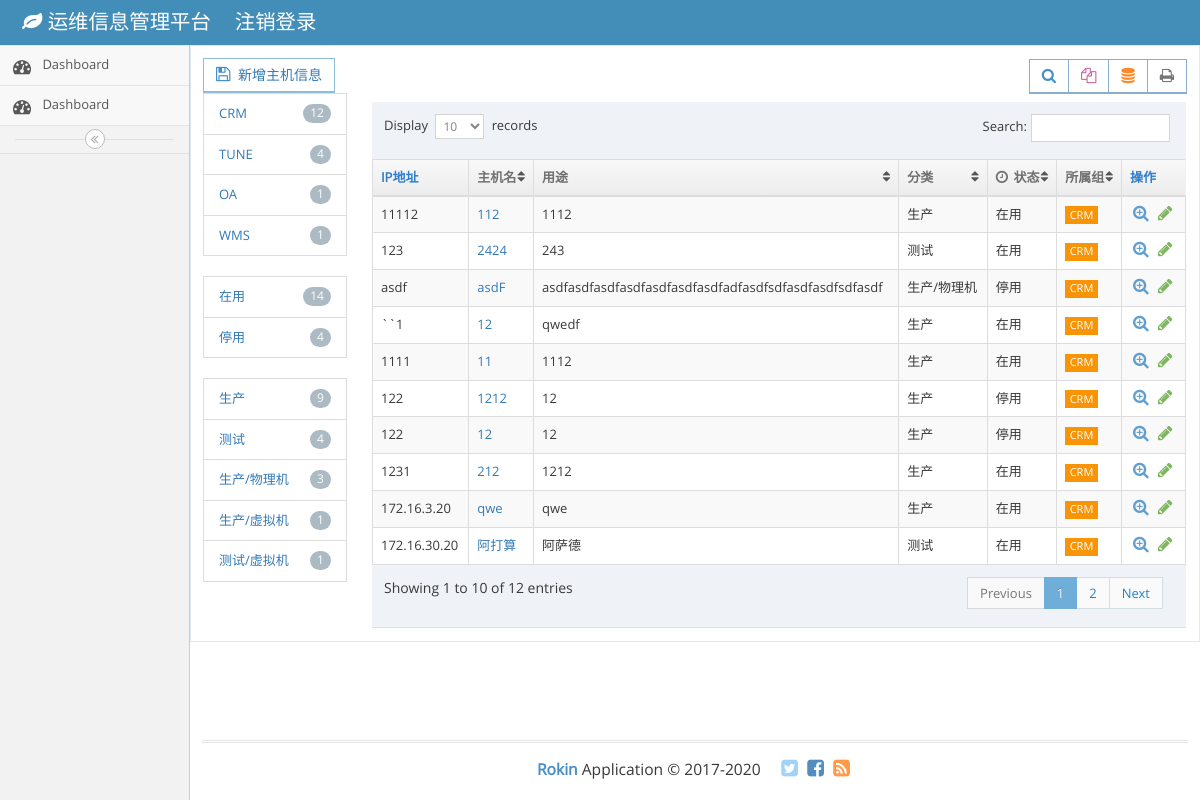
Page /host_group/1/ on the committed database.
### app/models.py (models this page shows, shortened)
class HostGroups(models.Model):
    name = models.CharField(max_length=70)
    def __str__(self):
        return self.name

class Host_status(models.Model):
    name = models.CharField(max_length=10)
    def __str__(self):
        return self.name

class HostCategorys(models.Model):
    name = models.CharField(max_length=70)
    def __str__(self):
        return self.name

class Host(models.Model):
    ip = models.CharField(max_length=20)
    host_name = models.CharField(max_length=50)
    host_purpose = models.CharField(max_length=100, blank=True)
    host_status = models.ForeignKey(Host_status)
    Host_category = models.ForeignKey(HostCategorys)
    Host_group = models.ForeignKey(HostGroups)
    Host_operatingsystem = models.ForeignKey(OperatingSystems)
    admin_Account = models.CharField(max_length=50, blank=True)
    admin_password = models.CharField(max_length=50, blank=True)
    Host_body = RichTextUploadingField(verbose_name='正文')
    created_time = models.DateTimeField(auto_now_add=True)
    modified_time = models.DateTimeField(auto_now_add=True)
    def get_absolute_url(self):
        return reverse('app:host_detail', kwargs={'pk': self.pk})

### app/views.py (the view)
# urls.py: url(r'^host_group/(?P<pk>[0-9]+)/$', views.HostGroupView.as_view(), name='host_group'),
class HostGroupView(ListView):
    model = Host
    template_name = 'app/index.html'
    context_object_name = 'post_list'
    def get_queryset(self):
        hostgroup = get_object_or_404(HostGroups, pk=self.kwargs.get('pk'))
        return super(HostGroupView, self).get_queryset().filter(Host_group=hostgroup)

### app/templatetags/host_tags.py (called while the page is built)
@register.simple_tag
def get_group():
    return HostGroups.objects.annotate(num_posts=Count('host')).filter(num_posts__gt=0)

@register.simple_tag
def get_status():
    return Host_status.objects.annotate(num_posts=Count('host')).filter(num_posts__gt=0)

@register.simple_tag
def get_categorys():
    return HostCategorys.objects.annotate(num_posts=Count('host')).filter(num_posts__gt=0)

### templates/app/index.html (shortened to what this page needs)
{% extends 'app/base.html' %}
{% load staticfiles %}
{% load host_tags %}
{% block main %}
    <div class="table-detail">
        <div class="row">
            <div class="col-xs-2">
                <button class="btn btn-white btn-info btn-bold">
                    <i class="ace-icon fa fa-floppy-o bigger-120 blue"></i>
                    <a href="{% url 'app:host_new' %}"> 新增主机信息</a>
                </button>
                {% get_group as group_list %}
                <ul class="list-group panel-body">
                    {% for Group in group_list %}
                        <li class="list-group-item">
                        <span class="badge">{{ Group.num_posts}}</span>
                            <a href="{% url 'app:host_group' Group.pk %}">{{ Group.name }}</a>
                        </li>
                    {% endfor %}
                </ul>
                {% get_status as status_list %}
                <ul class="list-group panel-body">
                    {% for Status in status_list %}
                        <li class="list-group-item">
                         <span class="badge">{{ Status.num_posts}}</span>
                            <a href="{% url 'app:host_status' Status.pk %}">{{ Status.name }}</a>
                        </li>
                    {% endfor %}
                </ul>
                {% get_categorys as categorys_list %}
                <ul class="list-group panel-body">
                    {% for Categorys in categorys_list %}
                        <li class="list-group-item">
                        <span class="badge">{{ Categorys.num_posts}}</span>
                            <a href="{% url 'app:host_category' Categorys.pk %}">{{ Categorys.name }}</a>
                        </li>
                    {% endfor %}
                </ul>
            </div>
            <div class="col-xs-10">
                <body class="no-skin">
                <div class="main-container ace-save-state" id="main-container">
                    <div class="main-content">
                        <div class="main-content-inner">
                            <div class="page-content">
                                <div class="row">
                                    <div class="col-xs-12">
                                        <div class="row">
                                            <div class="col-xs-12">
                                                <div class="clearfix">
                                                    <div class="pull-right tableTools-container"></div>
                                                </div>
                                                <div>
                                                    <table id="dynamic-table"
                                                           class="table table-striped table-bordered table-hover">
                                                        <thead>
                                                        <tr>
                                                            <th>IP地址</th>
                                                            <th>主机名</th>
                                                            <th>用途</th>
                                                            <th class="hidden-480">分类</th>
                                                            <th>
                                                                <i class="ace-icon fa fa-clock-o bigger-110 hidden-480"></i>
                                                                状态
                                                            </th>
                                                            <th class="hidden-480">所属组</th>
                                                            <th>操作</th>
                                                        </tr>
                                                        </thead>
                                                        <tbody>
                                                        {% for post in post_list %}
                                                            <tr>
                                                                <td>{{ post.ip }}</td>
                                                                <td>
                                                                    <a href="{{ post.get_absolute_url }}">{{ post.host_name }}</a>
                                                                </td>
                                                                <td>
                                                                    {{ post.host_purpose }}
                                                                </td>
                                                                <td class="hidden-480">{{ post.Host_category }}</td>
                                                                <td>{{ post.host_status }}</td>
                                                                <td class="hidden-480">
                                                                    <span class="label label-sm label-warning">{{ post.Host_group }}</span>
                                                                </td>
                                                                <td>
                                                                    <div class="hidden-sm hidden-xs action-buttons">
                                                                        <a class="blue"
                                                                           href="{{ post.get_absolute_url }}">
                                                                            <i class="ace-icon fa fa-search-plus bigger-130"></i>
                                                                        </a>
                                                                        <a class="green"
                                                                           href="{% url 'app:host_edit' pk=post.pk %}">
                                                                            <i class="ace-icon fa fa-pencil bigger-130"></i>
                                                                        </a>
                                                                    </div>
                                                                </td>
                                                            </tr>
                                                        {% endfor %}
                                                        </tbody>
                                                    </table>
                                                </div>
                                            </div>
                                        </div>
                                    </div>
                                </div>
                            </div>
                        </div>
                    </div>
                </div>
            </div>
        </div>
    </div>
{% endblock main %}

### rows in the picture
HostGroups: num_posts "12", name "CRM"
HostGroups: num_posts "4", name "TUNE"
HostGroups: num_posts "1", name "OA"
HostGroups: num_posts "1", name "WMS"
Host_status: num_posts "14", name "在用"
Host_status: num_posts "4", name "停用"
HostCategorys: num_posts "9", name "生产"
HostCategorys: num_posts "4", name "测试"
HostCategorys: num_posts "3", name "生产/物理机"
HostCategorys: num_posts "1", name "生产/虚拟机"
HostCategorys: num_posts "1", name "测试/虚拟机"
Host: ip "11112", host_name "112", host_purpose "1112", Host_category "生产", host_status "在用", Host_group "CRM"
Host: ip "123", host_name "2424", host_purpose "243", Host_category "测试", host_status "在用", Host_group "CRM"
Host: ip "asdf", host_name "asdF", host_purpose "asdfasdfasdfasdfasdfasdfasdfadfasdfsdfasdfasdfsdfasdf", Host_category "生产/物理机", host_status "停用", Host_group "CRM"
Host: ip "``1", host_name "12", host_purpose "qwedf", Host_category "生产", host_status "在用", Host_group "CRM"
Host: ip "1111", host_name "11", host_purpose "1112", Host_category "生产", host_status "在用", Host_group "CRM"
Host: ip "122", host_name "1212", host_purpose "12", Host_category "生产", host_status "停用", Host_group "CRM"
Host: ip "122", host_name "12", host_purpose "12", Host_category "生产", host_status "停用", Host_group "CRM"
Host: ip "1231", host_name "212", host_purpose "1212", Host_category "生产", host_status "在用", Host_group "CRM"
Host: ip "172.16.3.20", host_name "qwe", host_purpose "qwe", Host_category "生产", host_status "在用", Host_group "CRM"
Host: ip "172.16.30.20", host_name "阿打算", host_purpose "阿萨德", Host_category "测试", host_status "在用", Host_group "CRM"
